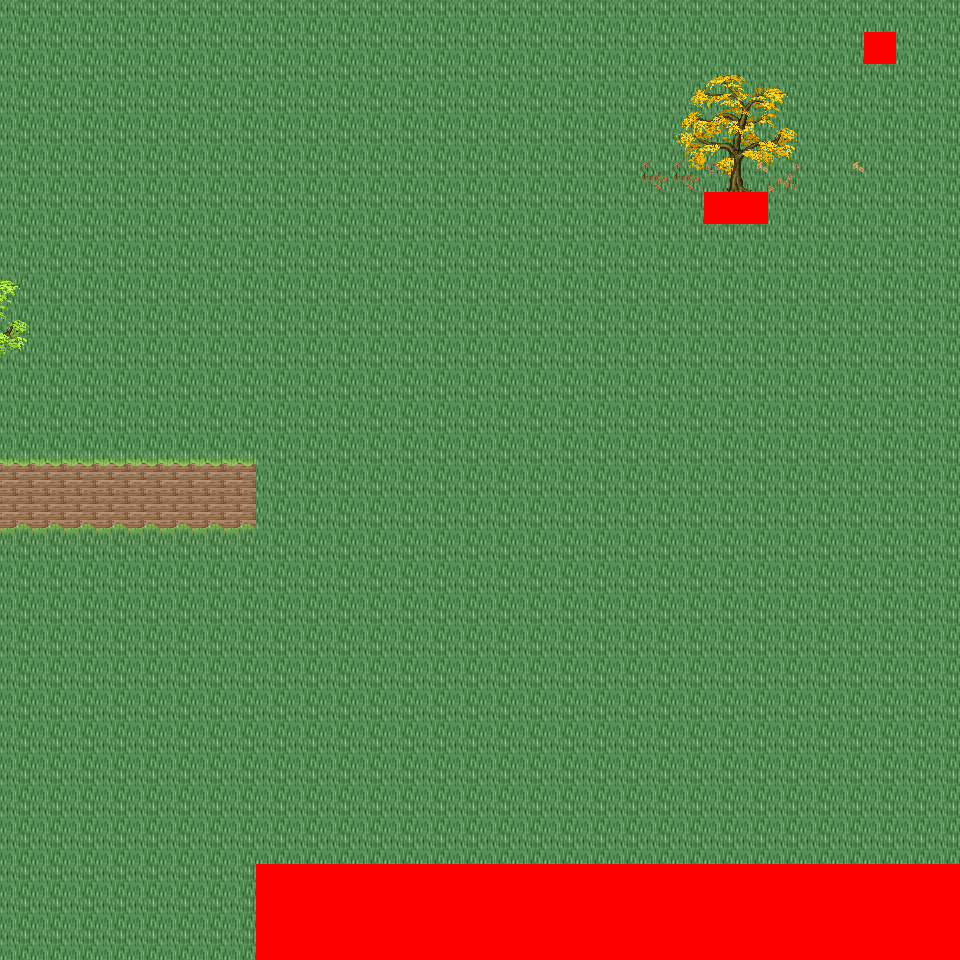

A 2D game scene composited from a Tiled map and its tileset images. What follows is a short description and the map's XML, with each tile layer's data collapsed to a summary:
An orthogonal 30x30 tile map with 32x32 px tiles, 6 tile layers (Ground, Object, Object2, Above, ...), 32 tilesets and 3 objects (3x mapExit).

<map version="1.0" orientation="orthogonal" renderorder="right-down" width="30" height="30" tilewidth="32" tileheight="32" nextobjectid="4">
  <tileset firstgid="1" name="tileset_logic_collision" tilewidth="32" tileheight="32" tilecount="1" columns="1">
    <image source="../drawable/tileset_logic_collision.png" width="32" height="32" />
  </tileset>
  <tileset firstgid="2" name="tileset_ground_ground" tilewidth="32" tileheight="32" tilecount="33" columns="3">
    <image source="../drawable/tileset_ground_ground.png" width="96" height="352" />
  </tileset>
  <tileset firstgid="35" name="tileset_building_castle" tilewidth="32" tileheight="32" tilecount="320" columns="20">
    <image source="../drawable/tileset_building_castle.png" width="640" height="512" />
  </tileset>
  <tileset firstgid="355" name="tileset_building_roof_blue" tilewidth="32" tileheight="32" tilecount="20" columns="5">
    <image source="../drawable/tileset_building_roof_blue.png" width="160" height="128" />
  </tileset>
  <tileset firstgid="375" name="tileset_item_weapon_cannon" tilewidth="32" tileheight="32" tilecount="12" columns="3">
    <image source="../drawable/tileset_item_weapon_cannon.png" width="96" height="128" />
  </tileset>
  <tileset firstgid="387" name="tileset_ground_stonecircle" tilewidth="32" tileheight="32" tilecount="81" columns="9">
    <image source="../drawable/tileset_ground_stonecircle.png" width="288" height="288" />
  </tileset>
  <tileset firstgid="468" name="tileset_ground_grass_edges" tilewidth="32" tileheight="32" tilecount="36" columns="12">
    <image source="../drawable/tileset_ground_grass_edges.png" width="384" height="96" />
  </tileset>
  <tileset firstgid="504" name="tileset_ground_grass_corners" tilewidth="32" tileheight="32" tilecount="24" columns="6">
    <image source="../drawable/tileset_ground_grass_corners.png" width="192" height="128" />
  </tileset>
  <tileset firstgid="528" name="tileset_plant_tree_fall_trees" tilewidth="32" tileheight="32" tilecount="40" columns="8">
    <image source="../drawable/tileset_plant_tree_fall_trees.png" width="256" height="160" />
  </tileset>
  <tileset firstgid="568" name="tileset_plant_tree_locust_tree" tilewidth="32" tileheight="32" tilecount="20" columns="4">
    <image source="../drawable/tileset_plant_tree_locust_tree.png" width="128" height="160" />
  </tileset>
  <tileset firstgid="588" name="tileset_furniture_light_lamp_blue" tilewidth="32" tileheight="32" tilecount="3" columns="1">
    <image source="../drawable/tileset_furniture_light_lamp_blue.png" width="32" height="96" />
  </tileset>
  <tileset firstgid="591" name="tileset_item_pot_pot_purple" tilewidth="32" tileheight="32" tilecount="1" columns="1">
    <image source="../drawable/tileset_item_pot_pot_purple.png" width="32" height="32" />
  </tileset>
  <tileset firstgid="592" name="tileset_item_pot_barrel_with_flower" tilewidth="32" tileheight="32" tilecount="2" columns="2">
    <image source="../drawable/tileset_item_pot_barrel_with_flower.png" width="64" height="32" />
  </tileset>
  <tileset firstgid="594" name="tileset_item_textile_laundry" tilewidth="32" tileheight="32" tilecount="16" columns="4">
    <image source="../drawable/tileset_item_textile_laundry.png" width="128" height="128" />
  </tileset>
  <tileset firstgid="610" name="tileset_plant_flower_daisy_blue" tilewidth="32" tileheight="32" tilecount="8" columns="2">
    <image source="../drawable/tileset_plant_flower_daisy_blue.png" width="64" height="128" />
  </tileset>
  <tileset firstgid="618" name="tileset_plant_flower_daisy_red" tilewidth="32" tileheight="32" tilecount="8" columns="2">
    <image source="../drawable/tileset_plant_flower_daisy_red.png" width="64" height="128" />
  </tileset>
  <tileset firstgid="626" name="tileset_plant_flower_daisy_white" tilewidth="32" tileheight="32" tilecount="8" columns="2">
    <image source="../drawable/tileset_plant_flower_daisy_white.png" width="64" height="128" />
  </tileset>
  <tileset firstgid="634" name="tileset_plant_flower_daisy_yellow" tilewidth="32" tileheight="32" tilecount="8" columns="2">
    <image source="../drawable/tileset_plant_flower_daisy_yellow.png" width="64" height="128" />
  </tileset>
  <tileset firstgid="642" name="tileset_light_dim_light_7x5" tilewidth="32" tileheight="32" tilecount="35" columns="7">
    <image source="../drawable/tileset_light_dim_light_7x5.png" width="224" height="160" />
  </tileset>
  <tileset firstgid="677" name="tileset_plant_stump_small_stump" tilewidth="32" tileheight="32" tilecount="4" columns="2">
    <image source="../drawable/tileset_plant_stump_small_stump.png" width="64" height="64" />
  </tileset>
  <tileset firstgid="681" name="tileset_plant_stump_stump_pale_purple" tilewidth="32" tileheight="32" tilecount="4" columns="2">
    <image source="../drawable/tileset_plant_stump_stump_pale_purple.png" width="64" height="64" />
  </tileset>
  <tileset firstgid="685" name="tileset_plant_indoor_small_flowerpots" tilewidth="32" tileheight="32" tilecount="4" columns="2">
    <image source="../drawable/tileset_plant_indoor_small_flowerpots.png" width="64" height="64" />
  </tileset>
  <tileset firstgid="689" name="tileset_plant_leaves" tilewidth="32" tileheight="32" tilecount="8" columns="4">
    <image source="../drawable/tileset_plant_leaves.png" width="128" height="64" />
  </tileset>
  <tileset firstgid="697" name="tileset_building_decoration_chimney" tilewidth="32" tileheight="32" tilecount="2" columns="1">
    <image source="../drawable/tileset_building_decoration_chimney.png" width="32" height="64" />
  </tileset>
  <tileset firstgid="699" name="tileset_building_decoration_orbpedestal" tilewidth="32" tileheight="32" tilecount="2" columns="1">
    <image source="../drawable/tileset_building_decoration_orbpedestal.png" width="32" height="64" />
  </tileset>
  <tileset firstgid="701" name="tileset_light_light_5x5" tilewidth="32" tileheight="32" tilecount="25" columns="5">
    <image source="../drawable/tileset_light_light_5x5.png" width="160" height="160" />
  </tileset>
  <tileset firstgid="726" name="tileset_plant_lily_pads" tilewidth="32" tileheight="32" tilecount="2" columns="1">
    <image source="../drawable/tileset_plant_lily_pads.png" width="32" height="64" />
  </tileset>
  <tileset firstgid="728" name="tileset_ground_ground_3" tilewidth="32" tileheight="32" tilecount="5" columns="5">
    <image source="../drawable/tileset_ground_ground_3.png" width="160" height="32" />
  </tileset>
  <tileset firstgid="733" name="tileset_building_cottage" tilewidth="32" tileheight="32" tilecount="256" columns="16">
    <image source="../drawable/tileset_building_cottage.png" width="512" height="512" />
  </tileset>
  <tileset firstgid="989" name="tileset_building_roof_thatched_roof" tilewidth="32" tileheight="32" tilecount="256" columns="16">
    <image source="../drawable/tileset_building_roof_thatched_roof.png" width="512" height="512" />
  </tileset>
  <tileset firstgid="1245" name="tileset_building_window_windows" tilewidth="32" tileheight="32" tilecount="256" columns="16">
    <image source="../drawable/tileset_building_window_windows.png" width="512" height="512" />
  </tileset>
  <tileset firstgid="1501" name="tileset_building_door_doors" tilewidth="32" tileheight="32" tilecount="256" columns="16">
    <image source="../drawable/tileset_building_door_doors.png" width="512" height="512" />
  </tileset>
  <layer name="Ground" width="30" height="30">
    <data>[900 cells, 900 non-empty, 3 distinct tile ids]</data>
  </layer>
  <layer name="Object" width="30" height="30">
    <data>[900 cells, 41 non-empty, 6 distinct tile ids]</data>
  </layer>
  <layer name="Object2" width="30" height="30">
    <data>[900 cells, 14 non-empty, 12 distinct tile ids]</data>
  </layer>
  <layer name="Above" width="30" height="30">
    <data>[900 cells, 20 non-empty, 20 distinct tile ids]</data>
  </layer>
  <layer name="Above2" width="30" height="30">
    <data>[900 cells, 0 non-empty, 0 distinct tile ids]</data>
  </layer>
  <layer name="Walkable" width="30" height="30">
    <data>[900 cells, 69 non-empty, 1 distinct tile ids]</data>
  </layer>
  <objectgroup name="MapEvents">
    <object id="1" name="north" type="mapExit" x="0" y="0" width="960" height="32">
      <properties>
        <property name="map" value="level_0_x38_y60" />
        <property name="x" value="0" />
        <property name="y" value="28" />
      </properties>
    </object>
    <object id="2" name="south" type="mapExit" x="0" y="928" width="256" height="32">
      <properties>
        <property name="map" value="level_0_x38_y62" />
        <property name="x" value="0" />
        <property name="y" value="1" />
      </properties>
    </object>
    <object id="3" name="west" type="mapExit" x="0" y="0" width="32" height="960">
      <properties>
        <property name="map" value="level_0_x37_y61" />
        <property name="x" value="28" />
        <property name="y" value="0" />
      </properties>
    </object>
  </objectgroup>
</map>
